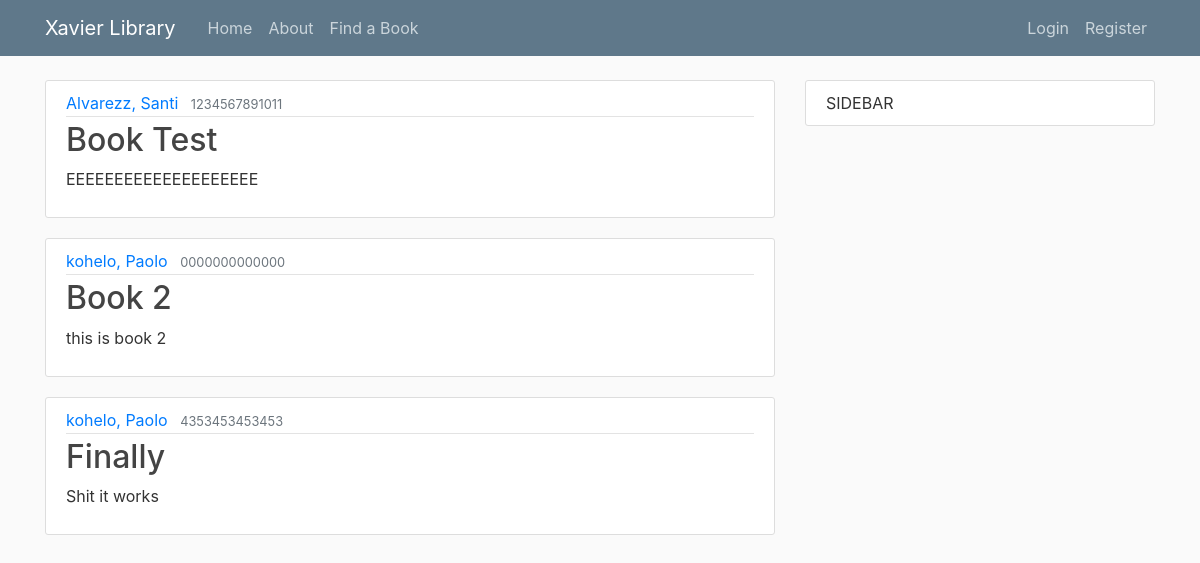
The app's page /, older data.
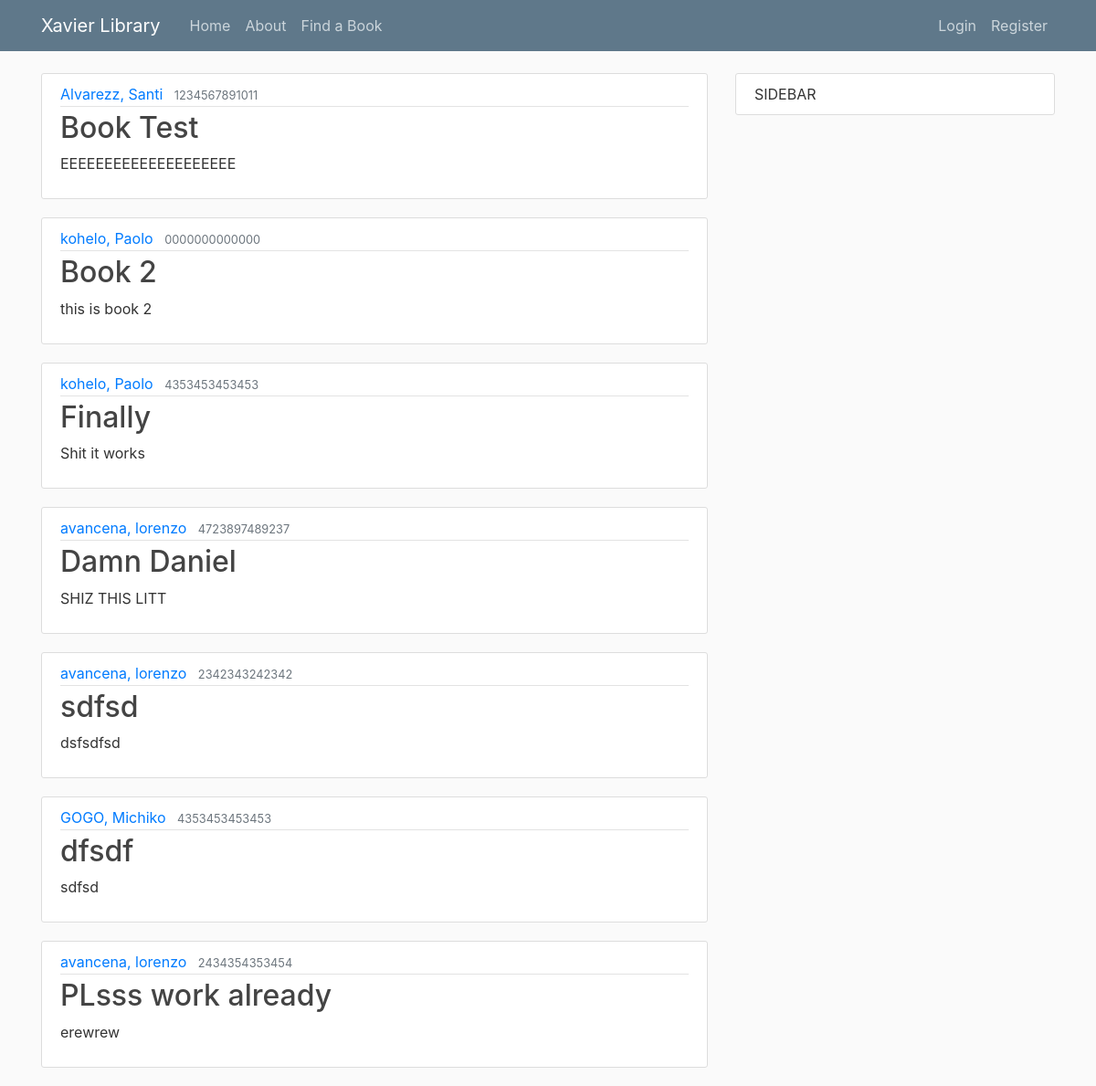
The same page, newer data.
### library/models.py (models this page shows, shortened)
class Book(models.Model):
    title = models.CharField(max_length=200)
    author = models.ForeignKey('Author', on_delete=models.SET_NULL, null=True)
    summary = models.TextField(max_length=1000, help_text="Enter a brief description of the book")
    isbn = models.CharField('ISBN', max_length=13,
                            help_text='13 Character <a href="https://www.isbn-international.org/content/what-isbn'
                                      '">ISBN number</a>')
    genre = models.ManyToManyField(Genre, help_text="Select a genre for this book")
    language = models.ForeignKey('Language', on_delete=models.SET_NULL, null=True)
    call = models.CharField('Call Number', max_length=3, help_text="Enter a 3 digit call number", null=True)
    def display_genre(self):
        """Creates a string for the Genre. This is required to display genre in Admin."""
        return ', '.join([genre.name for genre in self.genre.all()[:3]])
    display_genre.short_description = 'Genre'

class Author(models.Model):
    first_name = models.CharField(max_length=100)
    last_name = models.CharField(max_length=100)
    date_of_birth = models.DateField(null=True, blank=True)
    date_of_death = models.DateField('died', null=True, blank=True)
    class Meta:
        ordering = ['last_name', 'first_name']
    def __str__(self):
        return '{0}, {1}'.format(self.last_name, self.first_name)

### library/views.py (the view)
# urls.py: path('', BookListView.as_view(), name='library-home'), #path('', views.home, name='library-home'),
class BookListView(ListView):
	model = Book
	template_name = 'library/home.html'
	context_object_name = 'books'

### library/templates/library/home.html
{% extends "library/base.html" %}
{% block content%}
	{% for book in books %}
		<article class="media content-section">
		  <div class="media-body">
		    <div class="article-metadata">
		      <a class="mr-2" href="#">{{ book.author }}</a>
		      <small class="text-muted">{{ book.isbn }}</small>
		    </div>
		    <h2><a class="article-title" href="{% url 'book-detail' book.id %}">{{ book.title }}</a></h2>
		    <p class="article-content">{{ book.summary }}</p>
		  </div>
		</article>
	{% endfor %}
{% endblock content %}

Row changes from the older to the newer data that the page shows:
added Book: author "avancena, lorenzo", isbn "4723897489237", title "Damn Daniel", summary "SHIZ THIS LITT"
added Book: author "avancena, lorenzo", isbn "2342343242342", title "sdfsd", summary "dsfsdfsd"
added Book: author "GOGO, Michiko", isbn "4353453453453", title "dfsdf", summary "sdfsd"
added Book: author "avancena, lorenzo", isbn "2434354353454", title "PLsss work already", summary "erewrew"
